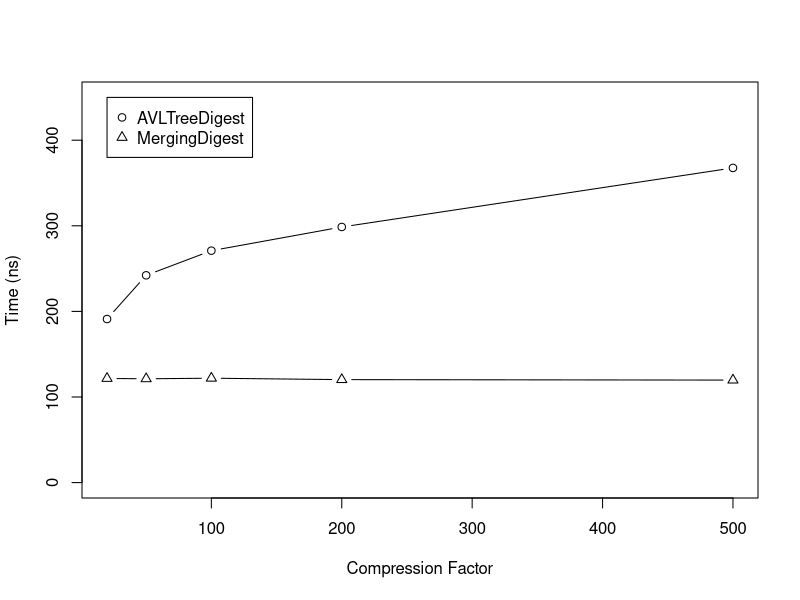

Reproduce this figure in R.
# Licensed to the Apache Software Foundation (ASF) under one or more
# contributor license agreements.  See the NOTICE file distributed with
# this work for additional information regarding copyright ownership.
# The ASF licenses this file to You under the Apache License, Version 2.0
# (the "License"); you may not use this file except in compliance with
# the License.  You may obtain a copy of the License at
#
#     http://www.apache.org/licenses/LICENSE-2.0
#
# Unless required by applicable law or agreed to in writing, software
# distributed under the License is distributed on an "AS IS" BASIS,
# WITHOUT WARRANTIES OR CONDITIONS OF ANY KIND, either express or implied.
# See the License for the specific language governing permissions and
# limitations under the License.

pdf("results.pdf", width=5, height=4, pointsize=11)
xx = read.csv("results.csv")
data = xx[xx$Param..method == "tree" & xx$Benchmark == "com.tdunning.Benchmark.add",]
plot(Score ~ Param..compression, data, type='b',
    ylim=c(0,450), xlab="Compression Factor", ylab="Time (ns)", pch=21)
data = xx[xx$Param..method == "merge" & xx$Benchmark == "com.tdunning.Benchmark.add",]
lines(Score ~ Param..compression, data, type='b', pch=24)
legend(20, 450, pch=c(21,24), legend=c("AVLTreeDigest", "MergingDigest"), cex=1)
dev.off()

